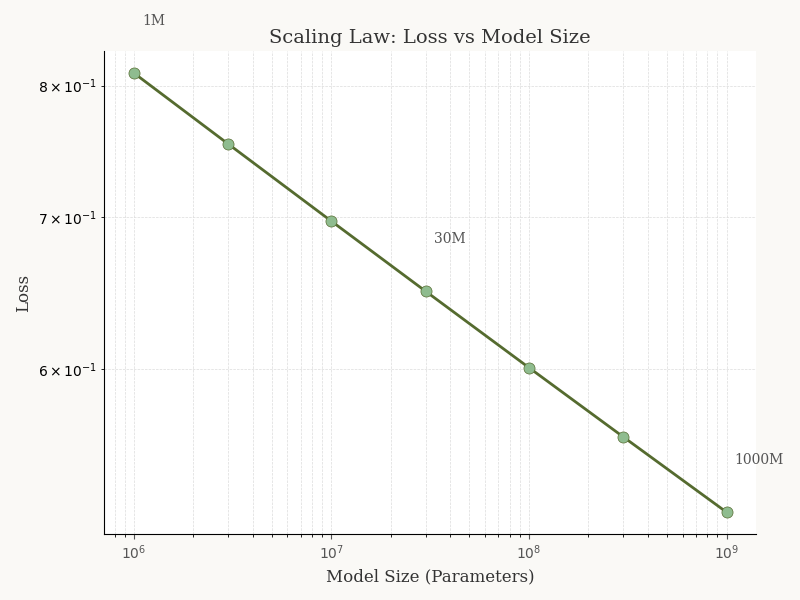

Write Python code to recreate this figure.
import matplotlib.pyplot as plt
import numpy as np

# 模拟数据
model_size = np.array([1e6, 3e6, 1e7, 3e7, 1e8, 3e8, 1e9])
loss = 2.0 * model_size**(-0.07) + 0.05

# 颜色和风格
line_color = "#556B2F"       # 暗橄榄绿，柔和自然
marker_color = "#8FBC8F"     # 浅绿色
bg_color = "#FAF9F6"         # 米白背景
grid_color = "#DCDCDC"       # 淡灰色网格
font_family = "serif"

# 创建图
plt.figure(figsize=(8,6), facecolor=bg_color)
plt.loglog(model_size, loss, marker='o', linewidth=2, markersize=8, color=line_color, markerfacecolor=marker_color, markeredgewidth=0.5)

# 留白：只标注关键点
for x, y in zip(model_size[[0,3,-1]], loss[[0,3,-1]]):
    plt.text(x*1.1, y*1.05, f'{int(x/1e6)}M', fontsize=10, fontfamily=font_family, color="#555555")

# 坐标轴和标题
plt.xlabel("Model Size (Parameters)", fontsize=12, fontfamily=font_family, color="#333333")
plt.ylabel("Loss", fontsize=12, fontfamily=font_family, color="#333333")
plt.title("Scaling Law: Loss vs Model Size", fontsize=14, fontfamily=font_family, color="#333333")

# 网格与边框
plt.grid(True, which="both", ls="--", lw=0.5, color=grid_color)
plt.tick_params(colors="#555555")  # 坐标轴刻度颜色
plt.gca().spines['top'].set_visible(False)
plt.gca().spines['right'].set_visible(False)

# 保存
plt.tight_layout()
plt.savefig("fig_CH10_scaling_law_wabisabi.svg", facecolor=bg_color)
plt.show()
